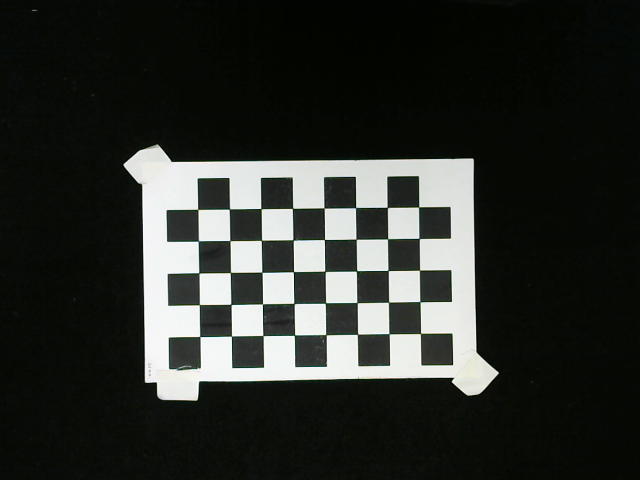
#> input picture HaoYing_v2/CalibrationImageStandard.png, 640 x 480 px, given in place of the camera
$ python HSV_edgeDetection_20230419142057.py
#> lines starting #> are read from the running program, lines starting #| are printed output that depends on the picture; after the words box and inside, x2 and y2 are one past the last pixel; in counts of white or black regions, pixels touching at a corner belong together
import cv2
import numpy as np
import os

def nothing(x):
    pass

cap = cap = cv2.VideoCapture(0, cv2.CAP_DSHOW)
if not cap.isOpened():
    print("Cannot open camera")
    exit()

## 篩選輪廓
def delet_contours(contours, delete_list):
    delta = 0
    for i in range(len(delete_list)):
        # print("i= ", i)
        contours = list(contours)
        del contours[delete_list[i] - delta]
        contours = tuple(contours)
        delta = delta + 1
    return contours

def draw_min_rect_circle(img, cnts):  # conts = contours
    img = np.copy(img)

    for cnt in cnts:
        # x, y, w, h = cv2.boundingRect(cnt)
        # cv2.rectangle(img, (x, y), (x + w, y + h), (255, 0, 0), 2)  # blue

        min_rect = cv2.minAreaRect(cnt)  # min_area_rectangle
        min_rect = np.int0(cv2.boxPoints(min_rect))
        cv2.drawContours(img, [min_rect], 0, (0, 255, 0), 2)  # green

        # (x, y), radius = cv2.minEnclosingCircle(cnt)
        # center, radius = (int(x), int(y)), int(radius)  # for the minimum enclosing circle
        # img = cv2.circle(img, center, radius, (0, 0, 255), 2)  # red
    return img

def image_preprocess(img_src):
    point1 = (156, 94)
    point2  = (504, 359)
    # frame = frame[point1[1]: point2[1], point1[0]: point2[0]]
    HSV_img = cv2.cvtColor(img_src, cv2.COLOR_BGR2HSV)
    HSV_img = cv2.GaussianBlur(HSV_img, (3, 3), 1)
    return HSV_img

## *白色與透明工件在黑布下的HSV參數
WhiteLower = np.array([0, 0, 155])
WhiteUpper = np.array([180, 255, 255])

## *黑色工件在白紙板下的HSV參數
BlackLower = np.array([0, 0, 154])
BlackUpper = np.array([180, 255, 230])

while 1:
    ret, frame = cap.read()
#> frame is the input picture: shape (480, 640, 3); mean B, G, R 44.8, 48.7, 45.4
    if not ret:
        print("Can't receive frame (stream  end?). Exiting ...")
        break

    W_mask = cv2.inRange(image_preprocess(frame), WhiteLower, WhiteUpper)
#> in image_preprocess, `HSV_img = cv2.cvtColor(img_src, cv2.COLOR_BGR2HSV)`: HSV_img: shape (480, 640, 3); mean H, S, V 54.8, 88.4, 48.7
#> in image_preprocess, `HSV_img = cv2.GaussianBlur(HSV_img, (3, 3), 1)`: HSV_img: shape (480, 640, 3); mean H, S, V 55, 88.5, 48.8
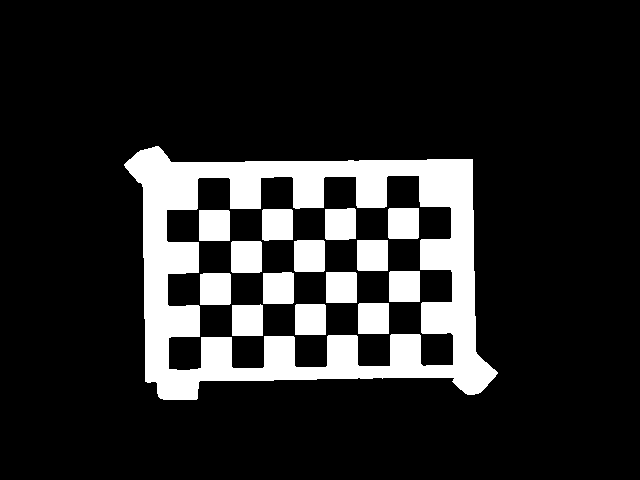
#> W_mask: shape (480, 640); 15.3% white; 15 white regions, largest, box (x1, y1, x2, y2) and area: (124, 146, 498, 400) 33493, (231, 241, 262, 273) 987, (200, 273, 231, 305) 987
    B_mask = cv2.inRange(image_preprocess(frame), BlackLower, BlackUpper)
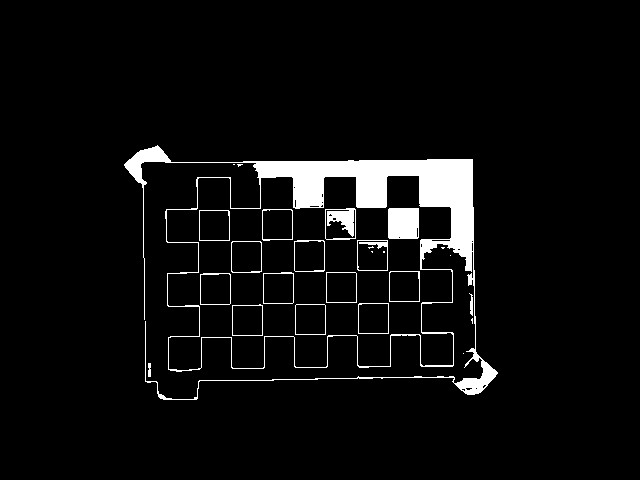
#> B_mask: shape (480, 640); 5.1% white; 26 white regions (9 under 20 px), largest, box (x1, y1, x2, y2) and area: (124, 145, 498, 400) 12355, (388, 208, 419, 239) 948, (325, 208, 356, 240) 557
    outputImg = cv2.bitwise_xor(W_mask, B_mask)
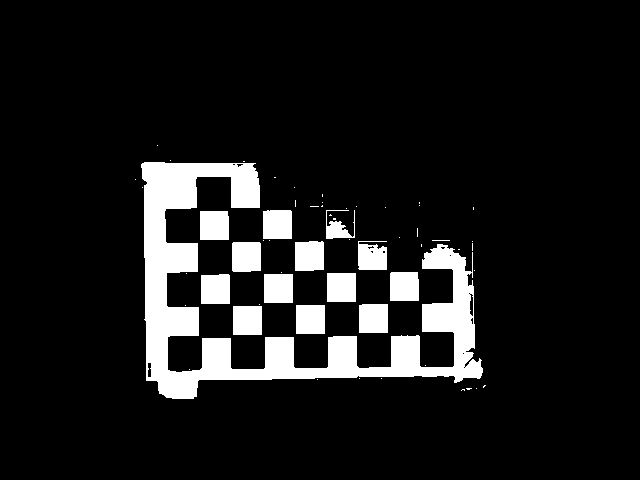
#> outputImg: shape (480, 640); 10.2% white; 58 white regions (44 under 20 px), largest, box (x1, y1, x2, y2) and area: (141, 162, 483, 399) 20968, (232, 242, 261, 272) 857, (201, 274, 230, 304) 851
    element = cv2.getStructuringElement(cv2.MORPH_RECT, (3, 3))
    binary  = cv2.morphologyEx(outputImg, cv2.MORPH_CLOSE, element)
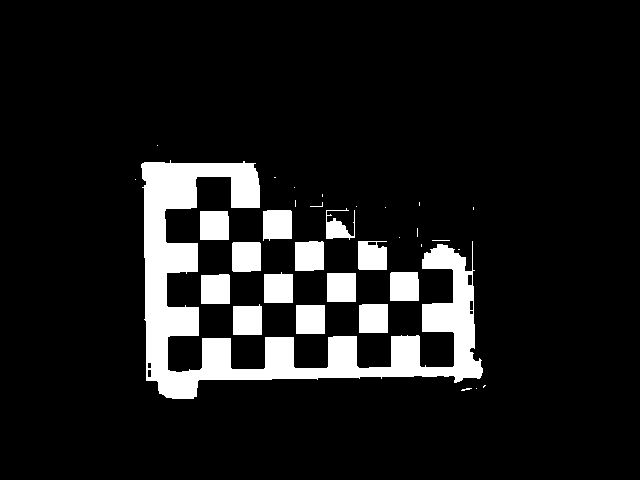
#> binary: shape (480, 640); 10.3% white; 33 white regions (19 under 20 px)

    cv2.imshow("binary", binary)

    contours, hierarchy = cv2.findContours(binary, cv2.RETR_TREE, cv2.CHAIN_APPROX_NONE)
#> contours = 39 contours, 20 with area under 20; largest, box (x1, y1, x2, y2) and area: (141, 160, 483, 399) 20136, (232, 242, 261, 272) 801, (201, 274, 230, 304) 794, (295, 241, 324, 271) 786, (233, 304, 262, 335) 785

    ## 輪廓周長小於136大於611的刪去
    min_size = 136
    max_size = 611
    delete_list = []
    for i in range(len(contours)):
        if (cv2.arcLength(contours[i], True) < min_size) or (cv2.arcLength(contours[i], True) > max_size):
            delete_list.append(i)
#> this loop made 39 passes
#> after the loop, delete_list = 38 values from 0 to 38

    contours = delet_contours(contours, delete_list)
#> the loop in delet_contours, `for i in range(len(delete_list)): # print("i= ", i)` made 38 passes
#> after the loop in delet_contours, `for i in range(len(delete_list)):`: delta = 38
#> contours = 1 contour; box (x1, y1, x2, y2) and area: (326, 208, 355, 240) 334
    print(len(contours), "contours left after length filter",end="\r")
#| 1 contours left after length filter

    img = draw_min_rect_circle(frame, contours)
#> the loop in draw_min_rect_circle, `for cnt in cnts:` made 1 pass
#> min_rect on pass 1: [[354, 239], [326, 239], [326, 208], [354, 208]]
#> after the loop in draw_min_rect_circle, `for cnt in cnts:`:
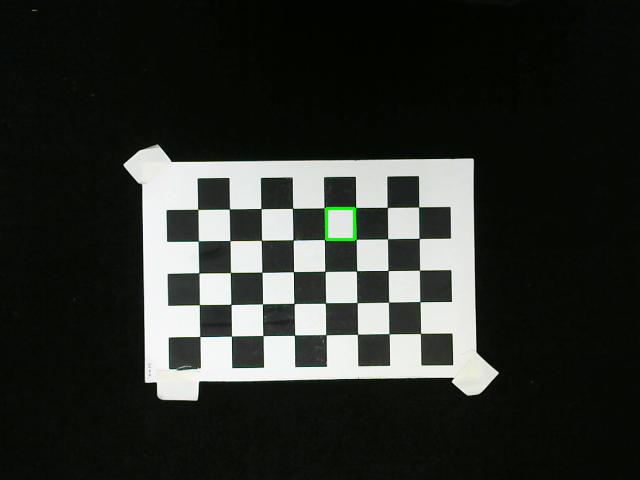
#> img: shape (480, 640, 3); 0.11% of pixels changed, all inside (x1, y1, x2, y2) = (325, 207, 356, 241)

    for i in range(len(contours)):
        try:
            # print(cv2.arcLength(contours[i], True),end="\r")
            moment = cv2.moments(contours[ i])
            pt = (int(moment['m10'] / moment['m00']), int(moment['m01'] / moment['m00']))
            cv2.circle(img, pt, 2, (0,0,255), 2)
            text = "(" + str(pt[0]) + ", " + str(pt[1]) + ")"
            cv2.putText(img, text, (pt[0]+10, pt[1]+10), cv2.FONT_HERSHEY_PLAIN, 1.5, (255, 255, 255), 1, 8, 0);
        except:
            print('There is no target')
#> this loop made 1 pass
#> text on pass 1: '(336, 229)'
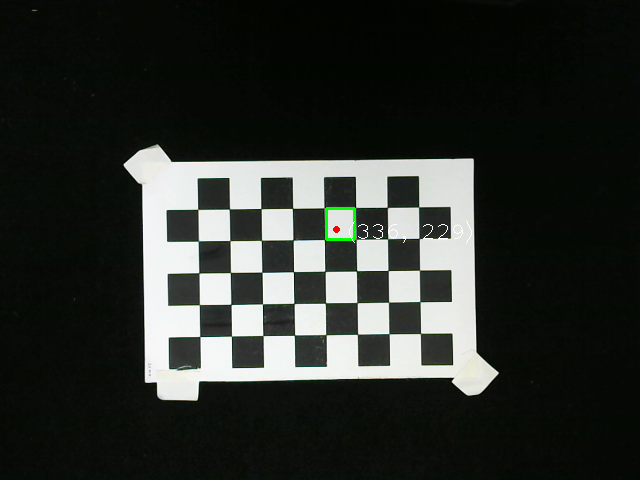
#> img: shape (480, 640, 3); 0.1% of pixels changed, all inside (x1, y1, x2, y2) = (333, 221, 472, 243)

    cv2.drawContours(img, contours, -1, (0,0,255), 2)
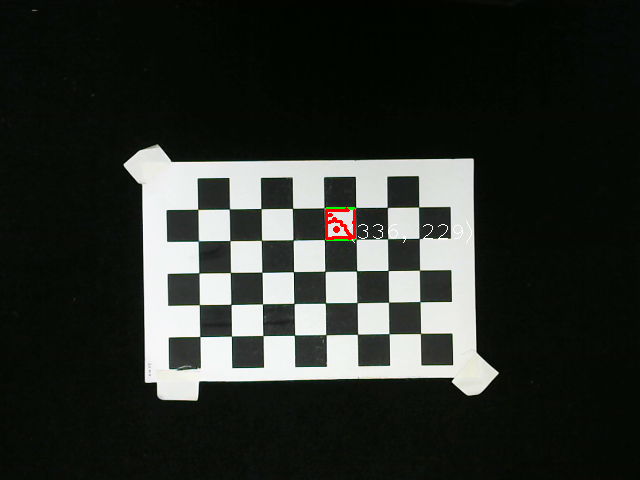
#> img: shape (480, 640, 3); 0.15% of pixels changed, all inside (x1, y1, x2, y2) = (325, 207, 356, 241)
    cv2.imshow("Result", img)

    if cv2.waitKey(1) & 0xFF == ord('q'):
#> (key q is pressed here)
        break

cv2.destroyAllWindows()
